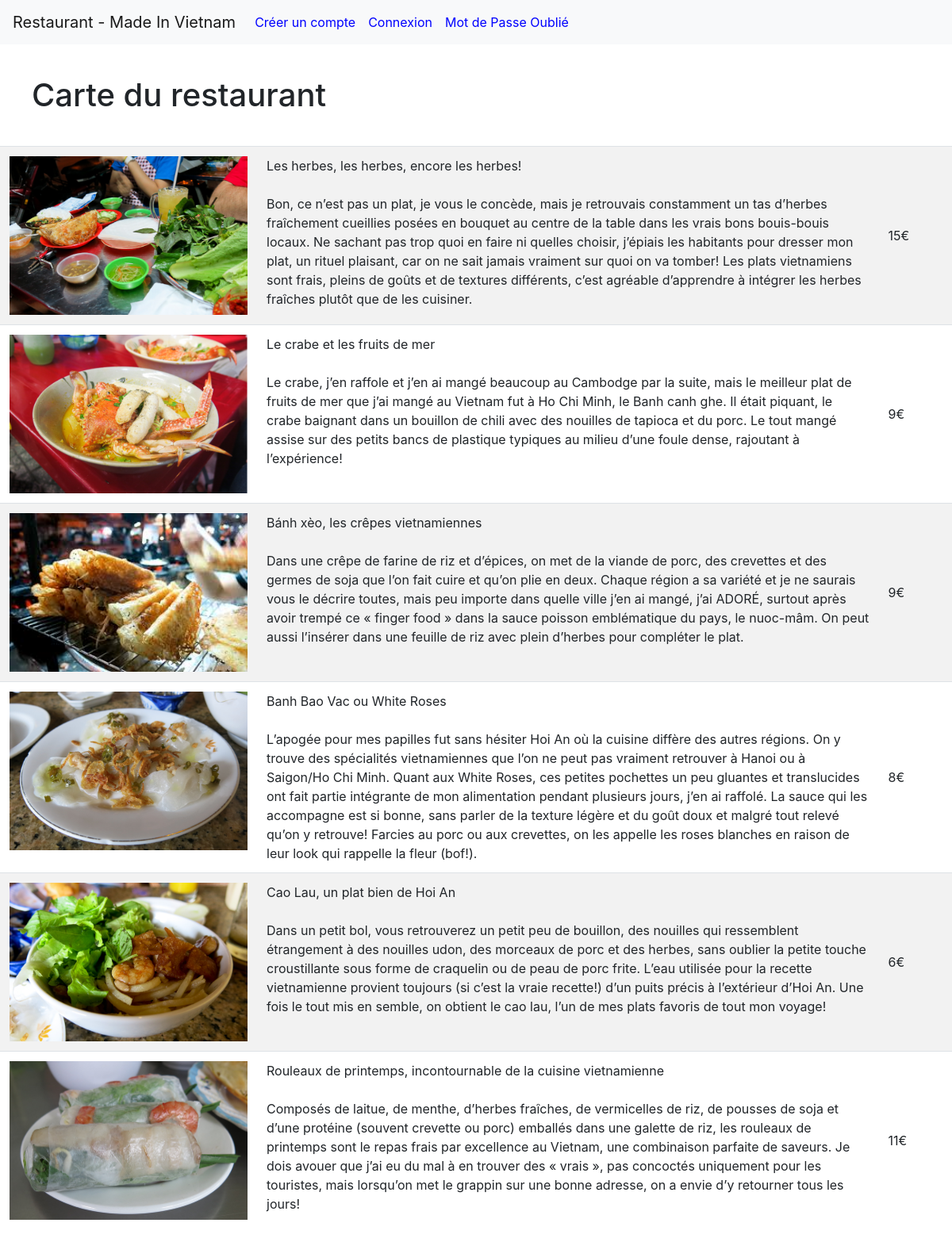
The page / on the database its author committed.
### tables this page shows
CREATE TABLE `orderline` (
  `orderline_id` int(11) NOT NULL,
  `order_name` varchar(255) NOT NULL,
  `orderline_img` varchar(255) NOT NULL,
  `orderline_description` text NOT NULL,
  `orderline_sell_price` float NOT NULL,
  `orderline_buy_price` float NOT NULL,
  `orderline_quantity` int(255) NOT NULL
);

### index.php (the view, shortened to what this page needs)
<?php
    $pdo = new PDO('mysql:host=localhost;dbname=ecommerce;port=3306', 'root', 'root');
    $pdo->exec('SET NAMES UTF8');
    $getProducts = $pdo->prepare
    (
        "SELECT * FROM orderline"
    );
    $getProducts->execute();
    $listeProducts = $getProducts->fetchAll();
?>
<!DOCTYPE html>
<html lang="fr">
<head>
        <link rel="stylesheet" href="css/normalize.css">
        <link rel="stylesheet" href="css/style.css">
		<link rel="stylesheet" href="https://stackpath.bootstrapcdn.com/bootstrap/4.4.1/css/bootstrap.min.css">
</head>
<body>
	<header>
	</header>
  	<main>
      <h1 style="margin: 40px">Carte du restaurant </h1>
	<section id="accueil">
		<article>
			<?php
                echo'<table class="table table-bordred table-striped"  >';
				foreach($listeProducts as $product)
					{
						echo
                        '<tr>
                            <td  style="width: 16.66%" style="text-align: left;"> <img style="width: 300px; height: 200px" src="'.$product['orderline_img'].'" /></td>
                            <td  style="width: 75%" style="text-align: left; font-size: 1.2em;">'.$product['order_name'].'<br/><br/>'.$product['orderline_description'].'</td>
                            <td  class="align-middle" style="width:  8.33%" style="text-align: center; font-size: 1.2em;">'.$product['orderline_sell_price'].'€</td>
                        </tr>';
                    }
                echo'</table>';
			?>
		</article>
    </main>
</body>
</html>

### rows shown on the page
orderline: orderline_img (picture), order_name "Les herbes, les herbes, encore les herbes!", orderline_description "Bon, ce n’est pas un plat, je vous le concède, mais je retrouvais constamment un tas d’herbes fraîchement cueillies posées en bouquet au centre de la table dans les vrais bons bouis-bouis locaux. Ne sachant pas trop quoi en faire ni quelles choisir, j’épiais les habitants pour dresser mon plat, un rituel plaisant, car on ne sait jamais vraiment sur quoi on va tomber! Les plats vietnamiens sont frais, pleins de goûts et de textures différents, c’est agréable d’apprendre à intégrer les herbes fraîches plutôt que de les cuisiner.", orderline_sell_price "15"
orderline: orderline_img (picture), order_name "Le crabe et les fruits de mer", orderline_description "Le crabe, j’en raffole et j’en ai mangé beaucoup au Cambodge par la suite, mais le meilleur plat de fruits de mer que j’ai mangé au Vietnam fut à Ho Chi Minh, le Banh canh ghe. Il était piquant, le crabe baignant dans un bouillon de chili avec des nouilles de tapioca et du porc. Le tout mangé assise sur des petits bancs de plastique typiques au milieu d’une foule dense, rajoutant à l’expérience!", orderline_sell_price "9"
orderline: orderline_img (picture), order_name "Bánh xèo, les crêpes vietnamiennes", orderline_description "Dans une crêpe de farine de riz et d’épices, on met de la viande de porc, des crevettes et des germes de soja que l’on fait cuire et qu’on plie en deux. Chaque région a sa variété et je ne saurais vous le décrire toutes, mais peu importe dans quelle ville j’en ai mangé, j’ai ADORÉ, surtout après avoir trempé ce « finger food » dans la sauce poisson emblématique du pays, le nuoc-mâm. On peut aussi l’insérer dans une feuille de riz avec plein d’herbes pour compléter le plat.", orderline_sell_price "9"
orderline: orderline_img (picture), order_name "Banh Bao Vac ou White Roses", orderline_description "L’apogée pour mes papilles fut sans hésiter Hoi An où la cuisine diffère des autres régions. On y trouve des spécialités vietnamiennes que l’on ne peut pas vraiment retrouver à Hanoi ou à Saigon/Ho Chi Minh. Quant aux White Roses, ces petites pochettes un peu gluantes et translucides ont fait partie intégrante de mon alimentation pendant plusieurs jours, j’en ai raffolé. La sauce qui les accompagne est si bonne, sans parler de la texture légère et du goût doux et malgré tout relevé qu’on y retrouve! Farcies au porc ou aux crevettes, on les appelle les roses blanches en raison de leur look qui rappelle la fleur (bof!).", orderline_sell_price "8"
orderline: orderline_img (picture), order_name "Cao Lau, un plat bien de Hoi An", orderline_description "Dans un petit bol, vous retrouverez un petit peu de bouillon, des nouilles qui ressemblent étrangement à des nouilles udon, des morceaux de porc et des herbes, sans oublier la petite touche croustillante sous forme de craquelin ou de peau de porc frite. L’eau utilisée pour la recette vietnamienne provient toujours (si c’est la vraie recette!) d’un puits précis à l’extérieur d’Hoi An. Une fois le tout mis en semble, on obtient le cao lau, l’un de mes plats favoris de tout mon voyage!", orderline_sell_price "6"
orderline: orderline_img (picture), order_name "Rouleaux de printemps, incontournable de la cuisine vietnamienne", orderline_description "Composés de laitue, de menthe, d’herbes fraîches, de vermicelles de riz, de pousses de soja et d’une protéine (souvent crevette ou porc) emballés dans une galette de riz, les rouleaux de printemps sont le repas frais par excellence au Vietnam, une combinaison parfaite de saveurs. Je dois avouer que j’ai eu du mal à en trouver des « vrais », pas concoctés uniquement pour les touristes, mais lorsqu’on met le grappin sur une bonne adresse, on a envie d’y retourner tous les jours!", orderline_sell_price "11"
